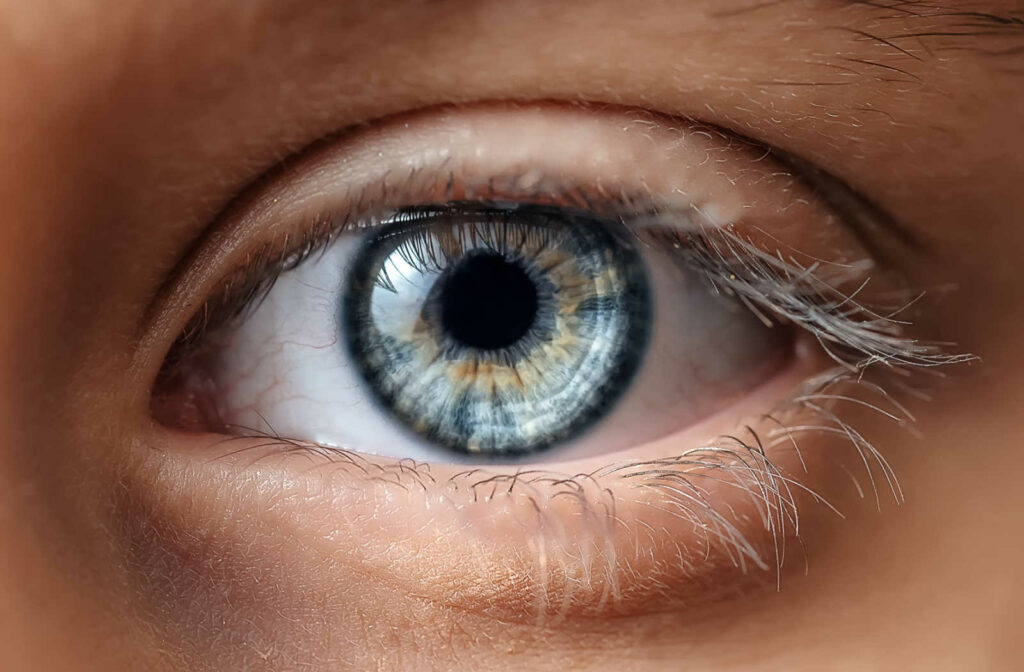
#> input picture eye_image.jpg, 1024 x 672 px
$ python eye_auth.py
#> lines starting #> are read from the running program, lines starting #| are printed output that depends on the picture; after the words box and inside, x2 and y2 are one past the last pixel; in counts of white or black regions, pixels touching at a corner belong together
import cv2
import numpy as np
import os

# Load the iris database
#database = np.loadtxt("iris_database.csv", delimiter=",")

# Capture the iris image
eye_image = cv2.imread("eye_image.jpg")
#> eye_image is the input picture: shape (672, 1024, 3); mean B, G, R 76.8, 92.7, 129.3

# Localize the iris region
iris_region = cv2.GaussianBlur(eye_image, (5, 5), 0)
iris_region = cv2.Canny(iris_region, 25, 125)
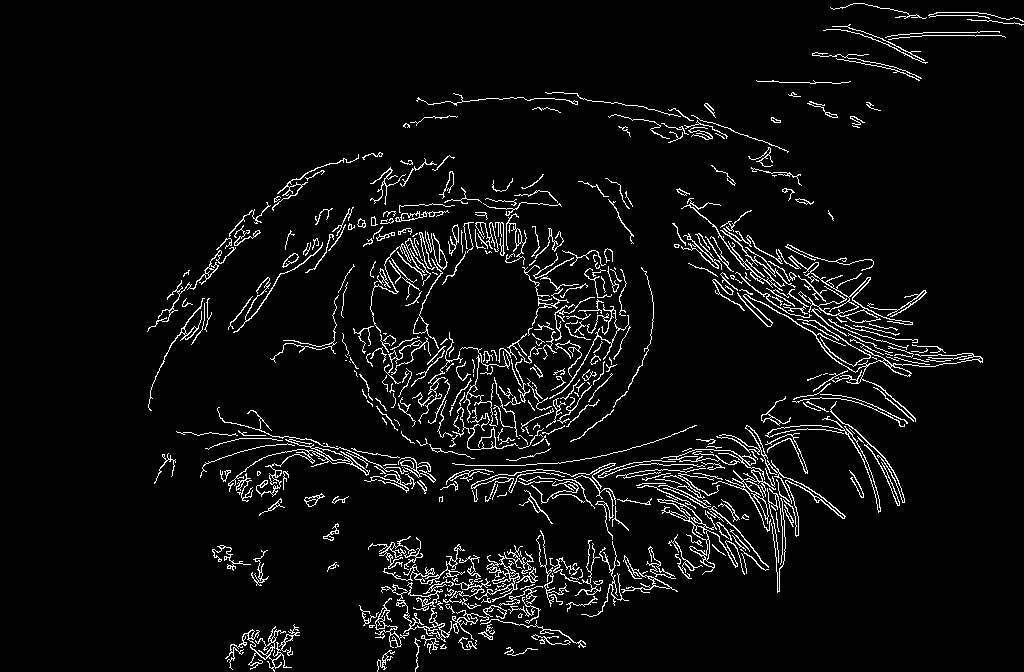
#> iris_region: shape (672, 1024); 5.2% white in thin lines or dots, all inside (x1, y1, x2, y2) = (147, 3, 1024, 672)

# Extract the iris features
#> (the run stopped early here; a loop or call above may not have finished)
